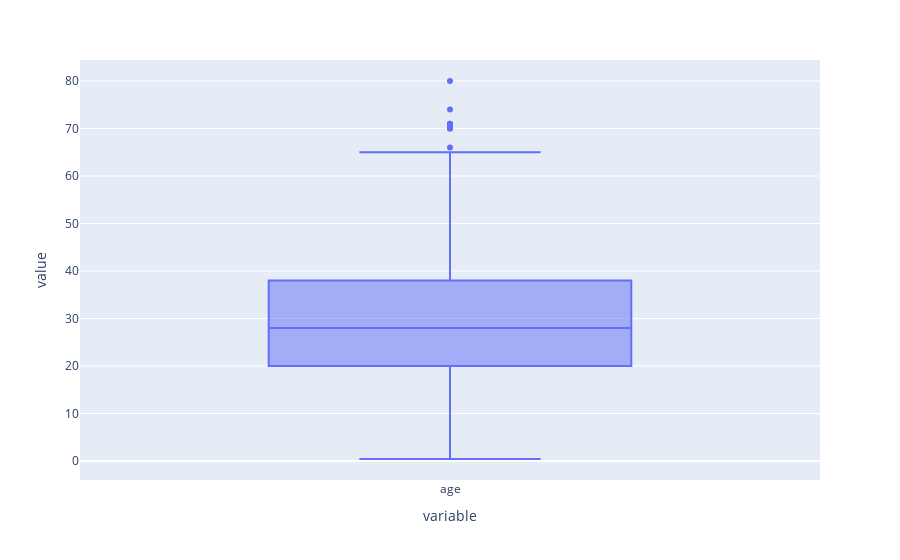

Notebook code cell kept with this figure:
### Code cell
px.box(titanic['age'])

### Figure 1 — Plotly figure (JSON) as saved in the notebook; plotly's stock layout.template omitted (floating-point values rounded to 4 significant figures; data arrays with more than 128 entries replaced by an {"elided": "..."} marker saying what was removed)
{"data": [{"alignmentgroup": "True", "hovertemplate": "variable=%{x}<br>value=%{y}<extra></extra>", "legendgroup": "", "marker": {"color": "#636efa"}, "name": "", "notched": false, "offsetgroup": "", "orientation": "v", "showlegend": false, "type": "box", "x": {"elided": "891 str values"}, "x0": " ", "xaxis": "x", "y": {"elided": "891 float values"}, "y0": " ", "yaxis": "y"}], "layout": {"boxmode": "group", "legend": {"tracegroupgap": 0}, "margin": {"t": 60}, "xaxis": {"anchor": "y", "domain": [0, 1], "title": {"text": "variable"}}, "yaxis": {"anchor": "x", "domain": [0, 1], "title": {"text": "value"}}}}
